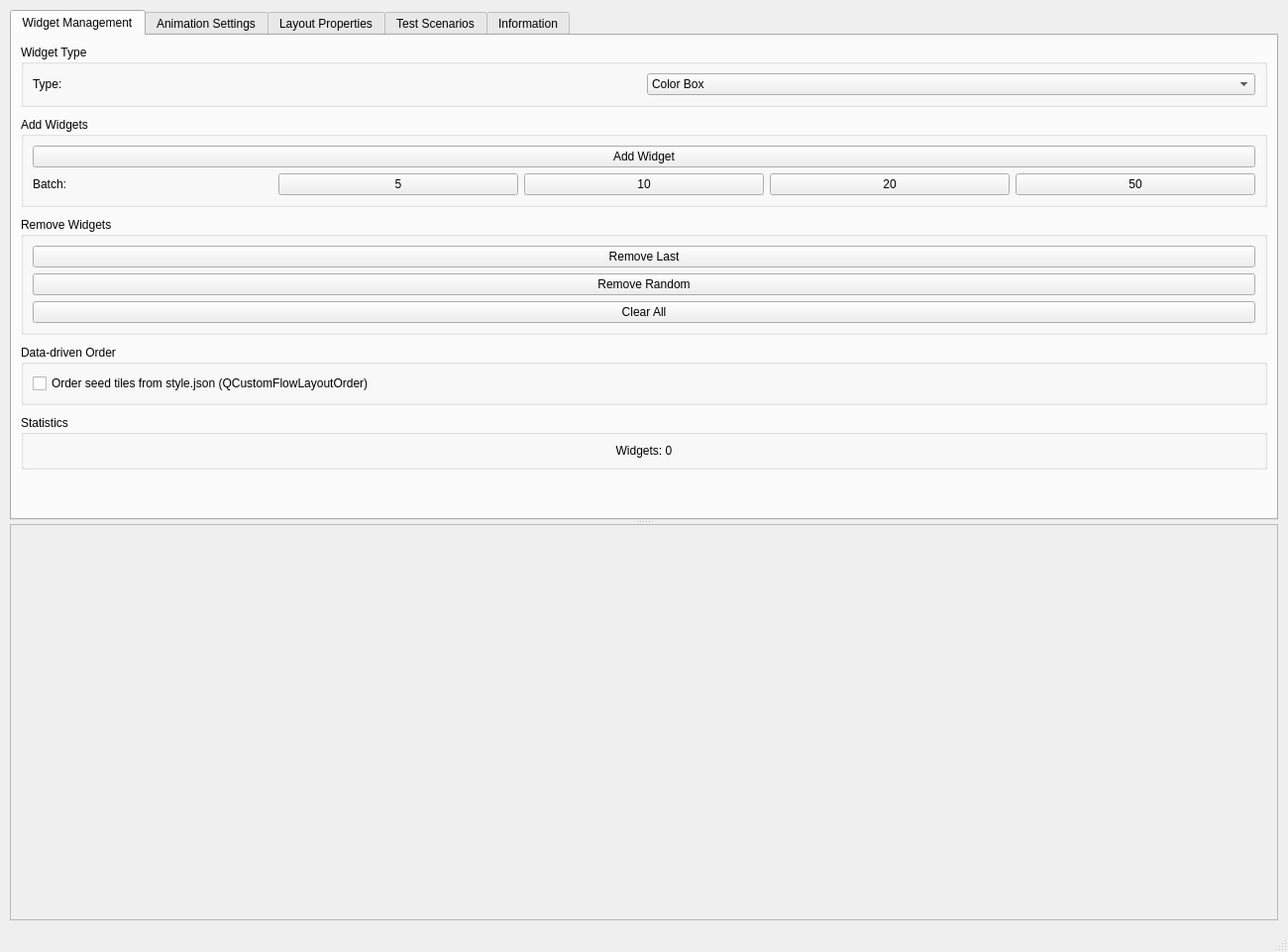
<?xml version='1.0' encoding='utf-8'?>
<ui version="4.0">
 <class>MainWindow</class>
 <widget class="QMainWindow" name="MainWindow">
  <property name="geometry">
   <rect>
    <x>0</x>
    <y>0</y>
    <width>1300</width>
    <height>900</height>
   </rect>
  </property>
  <property name="windowTitle">
   <string>QCustomFlowWidget — Complete Test Suite</string>
  </property>
  <widget class="QWidget" name="centralwidget">
   <layout class="QVBoxLayout" name="rootLayout">
    <property name="spacing">
     <number>10</number>
    </property>
    <property name="leftMargin">
     <number>10</number>
    </property>
    <property name="topMargin">
     <number>10</number>
    </property>
    <property name="rightMargin">
     <number>10</number>
    </property>
    <property name="bottomMargin">
     <number>10</number>
    </property>
    <item>
     <widget class="QSplitter" name="mainSplitter">
      <property name="orientation">
       <enum>Qt::Vertical</enum>
      </property>
      <widget class="QTabWidget" name="controlTabs">
       <property name="currentIndex">
        <number>0</number>
       </property>
       <widget class="QWidget" name="managementTab">
        <attribute name="title">
         <string>Widget Management</string>
        </attribute>
        <layout class="QVBoxLayout" name="managementLayout">
         <property name="spacing">
          <number>10</number>
         </property>
         <item>
          <widget class="QGroupBox" name="typeGroup">
           <property name="title">
            <string>Widget Type</string>
           </property>
           <layout class="QHBoxLayout" name="typeLayout">
            <item>
             <widget class="QLabel" name="typeCaption">
              <property name="text">
               <string>Type:</string>
              </property>
             </widget>
            </item>
            <item>
             <widget class="QComboBox" name="widgetType">
              <item>
               <property name="text">
                <string>Color Box</string>
               </property>
              </item>
              <item>
               <property name="text">
                <string>Number Box</string>
               </property>
              </item>
              <item>
               <property name="text">
                <string>Letter Box</string>
               </property>
              </item>
              <item>
               <property name="text">
                <string>Icon Box</string>
               </property>
              </item>
              <item>
               <property name="text">
                <string>Button</string>
               </property>
              </item>
              <item>
               <property name="text">
                <string>Custom Size</string>
               </property>
              </item>
              <item>
               <property name="text">
                <string>Random Color</string>
               </property>
              </item>
              <item>
               <property name="text">
                <string>Gradient Box</string>
               </property>
              </item>
             </widget>
            </item>
           </layout>
          </widget>
         </item>
         <item>
          <widget class="QGroupBox" name="addGroup">
           <property name="title">
            <string>Add Widgets</string>
           </property>
           <layout class="QVBoxLayout" name="addLayout">
            <item>
             <widget class="QPushButton" name="addBtn">
              <property name="text">
               <string>Add Widget</string>
              </property>
             </widget>
            </item>
            <item>
             <layout class="QHBoxLayout" name="batchLayout">
              <item>
               <widget class="QLabel" name="batchCaption">
                <property name="text">
                 <string>Batch:</string>
                </property>
               </widget>
              </item>
              <item>
               <widget class="QPushButton" name="add5Btn">
                <property name="text">
                 <string>5</string>
                </property>
               </widget>
              </item>
              <item>
               <widget class="QPushButton" name="add10Btn">
                <property name="text">
                 <string>10</string>
                </property>
               </widget>
              </item>
              <item>
               <widget class="QPushButton" name="add20Btn">
                <property name="text">
                 <string>20</string>
                </property>
               </widget>
              </item>
              <item>
               <widget class="QPushButton" name="add50Btn">
                <property name="text">
                 <string>50</string>
                </property>
                <property name="role" stdset="0">
                 <string>warning</string>
                </property>
               </widget>
              </item>
             </layout>
            </item>
           </layout>
          </widget>
         </item>
         <item>
          <widget class="QGroupBox" name="removeGroup">
           <property name="title">
            <string>Remove Widgets</string>
           </property>
           <layout class="QVBoxLayout" name="removeLayout">
            <item>
             <widget class="QPushButton" name="removeLastBtn">
              <property name="text">
               <string>Remove Last</string>
              </property>
              <property name="role" stdset="0">
               <string>danger</string>
              </property>
             </widget>
            </item>
            <item>
             <widget class="QPushButton" name="removeRandomBtn">
              <property name="text">
               <string>Remove Random</string>
              </property>
              <property name="role" stdset="0">
               <string>warning</string>
              </property>
             </widget>
            </item>
            <item>
             <widget class="QPushButton" name="clearAllBtn">
              <property name="text">
               <string>Clear All</string>
              </property>
              <property name="role" stdset="0">
               <string>danger</string>
              </property>
             </widget>
            </item>
           </layout>
          </widget>
         </item>
         <item>
          <widget class="QGroupBox" name="orderGroup">
           <property name="title">
            <string>Data-driven Order</string>
           </property>
           <layout class="QVBoxLayout" name="orderLayout">
            <item>
             <widget class="QCheckBox" name="useJsonOrderCheck">
              <property name="text">
               <string>Order seed tiles from style.json (QCustomFlowLayoutOrder)</string>
              </property>
             </widget>
            </item>
           </layout>
          </widget>
         </item>
         <item>
          <widget class="QGroupBox" name="counterGroup">
           <property name="title">
            <string>Statistics</string>
           </property>
           <layout class="QVBoxLayout" name="counterLayout">
            <item>
             <widget class="QLabel" name="counterLabel">
              <property name="text">
               <string>Widgets: 0</string>
              </property>
              <property name="alignment">
               <set>Qt::AlignCenter</set>
              </property>
              <property name="state" stdset="0">
               <string>empty</string>
              </property>
             </widget>
            </item>
           </layout>
          </widget>
         </item>
         <item>
          <spacer name="managementSpacer">
           <property name="orientation">
            <enum>Qt::Vertical</enum>
           </property>
           <property name="sizeHint" stdset="0">
            <size>
             <width>20</width>
             <height>10</height>
            </size>
           </property>
          </spacer>
         </item>
        </layout>
       </widget>
       <widget class="QWidget" name="animationTab">
        <attribute name="title">
         <string>Animation Settings</string>
        </attribute>
        <layout class="QVBoxLayout" name="animationLayout">
         <property name="spacing">
          <number>15</number>
         </property>
         <item>
          <widget class="QGroupBox" name="enableGroup">
           <property name="title">
            <string>Animation State</string>
           </property>
           <layout class="QVBoxLayout" name="enableLayout">
            <item>
             <widget class="QCheckBox" name="animateCb">
              <property name="text">
               <string>Enable Animations</string>
              </property>
              <property name="checked">
               <bool>true</bool>
              </property>
             </widget>
            </item>
           </layout>
          </widget>
         </item>
         <item>
          <widget class="QGroupBox" name="durationGroup">
           <property name="title">
            <string>Duration</string>
           </property>
           <layout class="QHBoxLayout" name="durationLayout">
            <item>
             <widget class="QLabel" name="durationCaption">
              <property name="text">
               <string>Time:</string>
              </property>
             </widget>
            </item>
            <item>
             <widget class="QSlider" name="durationSlider">
              <property name="orientation">
               <enum>Qt::Horizontal</enum>
              </property>
              <property name="minimum">
               <number>0</number>
              </property>
              <property name="maximum">
               <number>1000</number>
              </property>
              <property name="value">
               <number>300</number>
              </property>
             </widget>
            </item>
            <item>
             <widget class="QLabel" name="durationLabel">
              <property name="text">
               <string>300ms</string>
              </property>
             </widget>
            </item>
           </layout>
          </widget>
         </item>
         <item>
          <widget class="QGroupBox" name="easingGroup">
           <property name="title">
            <string>Easing Curve</string>
           </property>
           <layout class="QVBoxLayout" name="easingLayout">
            <item>
             <widget class="QComboBox" name="easingCombo" />
            </item>
           </layout>
          </widget>
         </item>
         <item>
          <widget class="QGroupBox" name="statusGroup">
           <property name="title">
            <string>Status</string>
           </property>
           <layout class="QVBoxLayout" name="statusLayout">
            <item>
             <widget class="QLabel" name="animStatus">
              <property name="text">
               <string>Idle</string>
              </property>
              <property name="alignment">
               <set>Qt::AlignCenter</set>
              </property>
              <property name="state" stdset="0">
               <string>idle</string>
              </property>
             </widget>
            </item>
           </layout>
          </widget>
         </item>
         <item>
          <spacer name="animationSpacer">
           <property name="orientation">
            <enum>Qt::Vertical</enum>
           </property>
           <property name="sizeHint" stdset="0">
            <size>
             <width>20</width>
             <height>10</height>
            </size>
           </property>
          </spacer>
         </item>
        </layout>
       </widget>
       <widget class="QWidget" name="layoutTab">
        <attribute name="title">
         <string>Layout Properties</string>
        </attribute>
        <layout class="QVBoxLayout" name="layoutTabLayout">
         <property name="spacing">
          <number>15</number>
         </property>
         <item>
          <widget class="QGroupBox" name="marginGroup">
           <property name="title">
            <string>Margin</string>
           </property>
           <layout class="QHBoxLayout" name="marginLayout">
            <item>
             <widget class="QLabel" name="marginCaption">
              <property name="text">
               <string>Value:</string>
              </property>
             </widget>
            </item>
            <item>
             <widget class="QSlider" name="marginSlider">
              <property name="orientation">
               <enum>Qt::Horizontal</enum>
              </property>
              <property name="minimum">
               <number>0</number>
              </property>
              <property name="maximum">
               <number>50</number>
              </property>
              <property name="value">
               <number>15</number>
              </property>
             </widget>
            </item>
            <item>
             <widget class="QLabel" name="marginLabel">
              <property name="text">
               <string>15px</string>
              </property>
             </widget>
            </item>
           </layout>
          </widget>
         </item>
         <item>
          <widget class="QGroupBox" name="spacingGroup">
           <property name="title">
            <string>Spacing</string>
           </property>
           <layout class="QHBoxLayout" name="spacingLayout">
            <item>
             <widget class="QLabel" name="spacingCaption">
              <property name="text">
               <string>Value:</string>
              </property>
             </widget>
            </item>
            <item>
             <widget class="QSlider" name="spacingSlider">
              <property name="orientation">
               <enum>Qt::Horizontal</enum>
              </property>
              <property name="minimum">
               <number>0</number>
              </property>
              <property name="maximum">
               <number>50</number>
              </property>
              <property name="value">
               <number>15</number>
              </property>
             </widget>
            </item>
            <item>
             <widget class="QLabel" name="spacingLabel">
              <property name="text">
               <string>15px</string>
              </property>
             </widget>
            </item>
           </layout>
          </widget>
         </item>
         <item>
          <widget class="QGroupBox" name="hvGroup">
           <property name="title">
            <string>Separate Spacing</string>
           </property>
           <layout class="QVBoxLayout" name="hvLayout">
            <item>
             <layout class="QHBoxLayout" name="hRow">
              <item>
               <widget class="QLabel" name="hCaption">
                <property name="text">
                 <string>Horizontal:</string>
                </property>
               </widget>
              </item>
              <item>
               <widget class="QSpinBox" name="hSpin">
                <property name="minimum">
                 <number>0</number>
                </property>
                <property name="maximum">
                 <number>50</number>
                </property>
                <property name="value">
                 <number>15</number>
                </property>
               </widget>
              </item>
             </layout>
            </item>
            <item>
             <layout class="QHBoxLayout" name="vRow">
              <item>
               <widget class="QLabel" name="vCaption">
                <property name="text">
                 <string>Vertical:</string>
                </property>
               </widget>
              </item>
              <item>
               <widget class="QSpinBox" name="vSpin">
                <property name="minimum">
                 <number>0</number>
                </property>
                <property name="maximum">
                 <number>50</number>
                </property>
                <property name="value">
                 <number>15</number>
                </property>
               </widget>
              </item>
             </layout>
            </item>
           </layout>
          </widget>
         </item>
         <item>
          <widget class="QPushButton" name="applySpacingBtn">
           <property name="text">
            <string>Apply Separate Spacing</string>
           </property>
          </widget>
         </item>
         <item>
          <spacer name="layoutSpacer">
           <property name="orientation">
            <enum>Qt::Vertical</enum>
           </property>
           <property name="sizeHint" stdset="0">
            <size>
             <width>20</width>
             <height>10</height>
            </size>
           </property>
          </spacer>
         </item>
        </layout>
       </widget>
       <widget class="QWidget" name="testsTab">
        <attribute name="title">
         <string>Test Scenarios</string>
        </attribute>
        <layout class="QVBoxLayout" name="testsLayout">
         <property name="spacing">
          <number>10</number>
         </property>
         <item>
          <widget class="QPushButton" name="perfBtn">
           <property name="text">
            <string>Performance Test (100 widgets)</string>
           </property>
           <property name="role" stdset="0">
            <string>warning</string>
           </property>
          </widget>
         </item>
         <item>
          <widget class="QPushButton" name="extremeBtn">
           <property name="text">
            <string>Extreme Test (500 widgets)</string>
           </property>
           <property name="role" stdset="0">
            <string>danger</string>
           </property>
          </widget>
         </item>
         <item>
          <widget class="QGroupBox" name="reorderGroup">
           <property name="title">
            <string>Reorder Tests</string>
           </property>
           <layout class="QVBoxLayout" name="reorderLayout">
            <item>
             <widget class="QPushButton" name="shuffleBtn">
              <property name="text">
               <string>Shuffle Widgets</string>
              </property>
             </widget>
            </item>
            <item>
             <widget class="QPushButton" name="reverseBtn">
              <property name="text">
               <string>Reverse Order</string>
              </property>
             </widget>
            </item>
            <item>
             <widget class="QPushButton" name="sortBtn">
              <property name="text">
               <string>Sort by Size</string>
              </property>
             </widget>
            </item>
           </layout>
          </widget>
         </item>
         <item>
          <widget class="QGroupBox" name="stressGroup">
           <property name="title">
            <string>Stress Tests</string>
           </property>
           <layout class="QVBoxLayout" name="stressLayout">
            <item>
             <widget class="QPushButton" name="resizeStressBtn">
              <property name="text">
               <string>Resize Stress Test</string>
              </property>
             </widget>
            </item>
            <item>
             <widget class="QPushButton" name="rapidAddBtn">
              <property name="text">
               <string>Rapid Add/Remove</string>
              </property>
              <property name="role" stdset="0">
               <string>warning</string>
              </property>
             </widget>
            </item>
           </layout>
          </widget>
         </item>
         <item>
          <spacer name="testsSpacer">
           <property name="orientation">
            <enum>Qt::Vertical</enum>
           </property>
           <property name="sizeHint" stdset="0">
            <size>
             <width>20</width>
             <height>10</height>
            </size>
           </property>
          </spacer>
         </item>
        </layout>
       </widget>
       <widget class="QWidget" name="infoTab">
        <attribute name="title">
         <string>Information</string>
        </attribute>
        <layout class="QVBoxLayout" name="infoLayout">
         <item>
          <widget class="QLabel" name="infoLabel">
           <property name="wordWrap">
            <bool>true</bool>
           </property>
           <property name="alignment">
            <set>Qt::AlignLeading|Qt::AlignLeft|Qt::AlignTop</set>
           </property>
           <property name="textFormat">
            <enum>Qt::RichText</enum>
           </property>
           <property name="text">
            <string>&lt;h2&gt;QCustomFlowWidget — Information&lt;/h2&gt;
&lt;b&gt;Features:&lt;/b&gt;&lt;br&gt;
• Smooth animated repositioning of widgets&lt;br&gt;
• Fully customizable in Qt Designer&lt;br&gt;
• Supports widgets of different sizes&lt;br&gt;
• Automatic wrapping to next line&lt;br&gt;
• Configurable margins and spacing&lt;br&gt;
• Various easing curves for animations&lt;br&gt;
• Data-driven ordering via orderJsonPath (QCustomFlowLayoutOrder)&lt;br&gt;
• Performance optimized for many widgets&lt;br&gt;
&lt;br&gt;
&lt;b&gt;Usage Tips:&lt;/b&gt;&lt;br&gt;
• Resize the window to see widgets reposition smoothly&lt;br&gt;
• Try different easing curves for different animation feels&lt;br&gt;
• Use batch operations to test performance&lt;br&gt;
• Separate horizontal/vertical spacing for fine control&lt;br&gt;
&lt;br&gt;
&lt;b&gt;Test Scenarios:&lt;/b&gt;&lt;br&gt;
• Add many widgets to test layout performance&lt;br&gt;
• Shuffle widgets to see reordering animation&lt;br&gt;
• Stress test to check stability&lt;br&gt;
• Try different widget sizes for complex layouts&lt;br&gt;
&lt;br&gt;
&lt;b&gt;Properties:&lt;/b&gt;&lt;br&gt;
• animationEnabled — Toggle animations on/off&lt;br&gt;
• animationDuration — Set animation speed (ms)&lt;br&gt;
• animationEasingCurve — Choose easing curve&lt;br&gt;
• margin — Space around layout edges&lt;br&gt;
• spacing — Space between widgets&lt;br&gt;
• horizontalSpacing — Horizontal space between widgets&lt;br&gt;
• verticalSpacing — Vertical space between widgets&lt;br&gt;
• orderJsonPath — JSON file naming the widget order</string>
           </property>
          </widget>
         </item>
         <item>
          <spacer name="infoSpacer">
           <property name="orientation">
            <enum>Qt::Vertical</enum>
           </property>
           <property name="sizeHint" stdset="0">
            <size>
             <width>20</width>
             <height>10</height>
            </size>
           </property>
          </spacer>
         </item>
        </layout>
       </widget>
      </widget>
      <widget class="QScrollArea" name="flowScroll">
       <property name="widgetResizable">
        <bool>true</bool>
       </property>
       <property name="minimumSize">
        <size>
         <width>0</width>
         <height>400</height>
        </size>
       </property>
       <widget class="QCustomFlowWidget" name="flowWidget">
        <property name="geometry">
         <rect>
          <x>0</x>
          <y>0</y>
          <width>1270</width>
          <height>420</height>
         </rect>
        </property>
        <property name="spacing" stdset="0">
         <number>15</number>
        </property>
        <property name="horizontalSpacing" stdset="0">
         <number>15</number>
        </property>
        <property name="verticalSpacing" stdset="0">
         <number>15</number>
        </property>
        <property name="margin" stdset="0">
         <number>15</number>
        </property>
        <property name="animationEnabled" stdset="0">
         <bool>true</bool>
        </property>
        <property name="animationDuration" stdset="0">
         <number>300</number>
        </property>
        <property name="animationEasingCurve" stdset="0">
         <string>OutCubic</string>
        </property>
       </widget>
      </widget>
     </widget>
    </item>
   </layout>
  </widget>
  <widget class="QStatusBar" name="statusbar" />
 </widget>
 <customwidgets>
  <customwidget>
   <class>QCustomFlowWidget</class>
   <extends>QWidget</extends>
   <header>Custom_Widgets.QCustomFlowWidget</header>
   <container>1</container>
  </customwidget>
 <customwidget><class>QPushButton</class><extends>QPushButton</extends><header location="global">Custom_Widgets.Theme.h</header><container>1</container></customwidget><customwidget><class>QLabel</class><extends>QLabel</extends><header location="global">Custom_Widgets.Theme.h</header><container>1</container></customwidget></customwidgets>
 <connections />
</ui>
